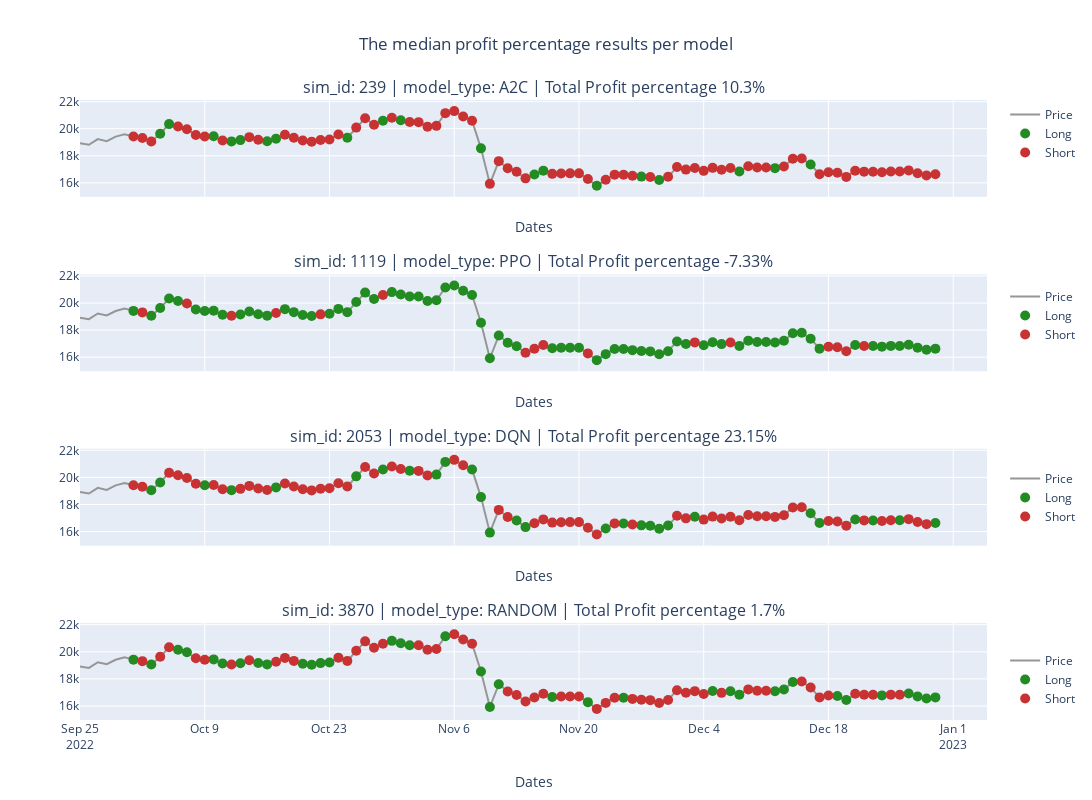

Write notebook code for a chart like this one.
### Code cell
plot_robot_actions_all_models(config_file_name_without_extension, median_sim_id_A2C, median_sim_id_PPO, median_sim_id_DQN, median_sim_id_RANDOM)
